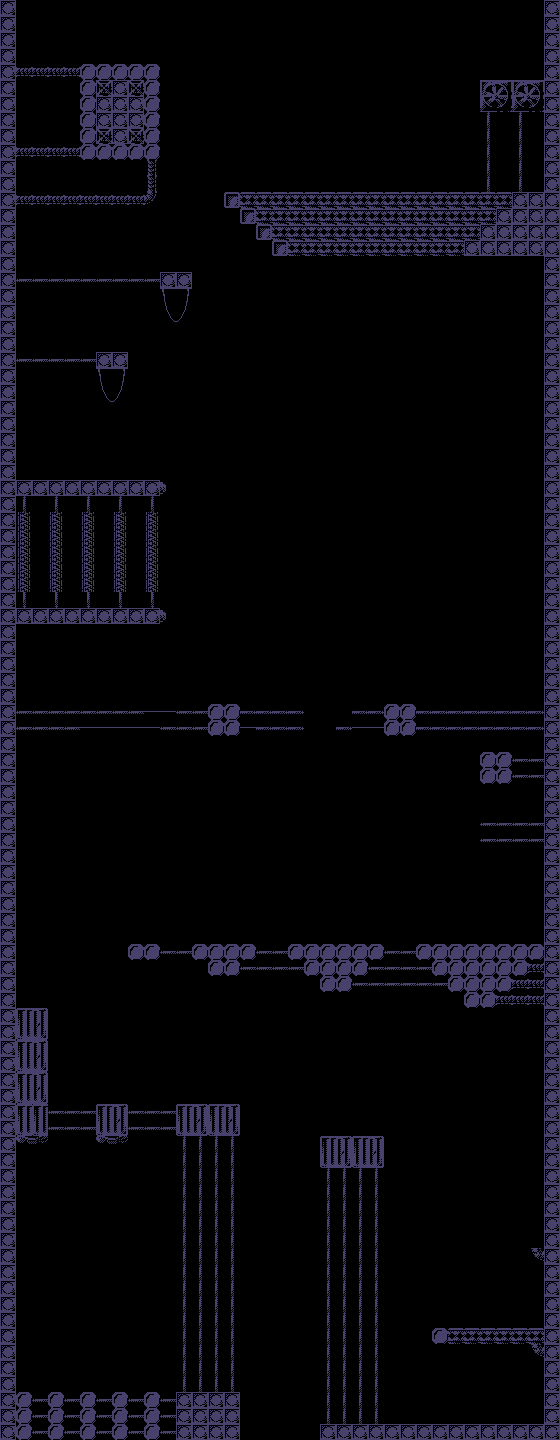

Rendered tile map (Tiled .tmx) drawn with the repository's tilesets; below, a short description and the map source with its tile grids summarised:
An orthogonal 35x90 tile map with 16x16 px tiles, 1 tile layer (Kachelebene 1), 2 tilesets and 33 objects (2x 3, 4).

<map version="1.10" tiledversion="1.11.1" orientation="orthogonal" renderorder="right-down" width="35" height="90" tilewidth="16" tileheight="16" infinite="0" backgroundcolor="#000000" nextlayerid="6" nextobjectid="38">
 <tileset firstgid="1" source="Tileset.tsx" />
 <tileset firstgid="652" source="Dark.tsx" />
 <layer id="1" name="Kachelebene 1" width="35" height="90">
  <data>[3150 cells, 796 non-empty, 34 distinct tile ids]</data>
 </layer>
 <objectgroup id="4" name="Dynamic">
  <object id="15" name="3" x="303.966" y="703.852" width="32" height="32" />
  <object id="16" name="3" x="448.771" y="816.625" width="32" height="32" />
  <object id="23" name="4" x="431.921" y="1231.94" width="112" height="16" />
 </objectgroup>
 <objectgroup id="2" name="Platforms" visible="0">
  <object id="1" x="80.0313" y="64" width="80" height="95.9915" />
  <object id="2" x="223.93" y="192.015" width="319.974" height="15.9915" />
  <object id="3" x="240.017" y="209.209" width="303.917" height="14.6437" />
  <object id="4" x="256.055" y="224.129" width="287.714" height="15.8353" />
  <object id="5" x="271.926" y="240.2" width="271.911" height="15.7415" />
  <object id="6" x="16.1664" y="480.002" width="143.832" height="15.9915" />
  <object id="7" x="16.4641" y="608.019" width="143.534" height="15.9915" />
  <object id="8" x="320.11" y="1424.01" width="223.805" height="15.6751" />
  <object id="10" x="480.065" y="80.0426" width="63.837" height="31.9063" />
  <object id="11" x="159.984" y="272.016" width="31.9844" height="16.9219" />
  <object id="12" x="96.0223" y="352.046" width="31.9844" height="16.9219" />
  <object id="17" x="384.094" y="704.063" width="31.7813" height="31.75" />
  <object id="18" x="480.091" y="751.974" width="31.7813" height="31.75" />
  <object id="19" x="416.107" y="944.082" width="127.781" height="14.0682" />
  <object id="20" x="288.413" y="944.148" width="95.2355" height="14.0682" />
  <object id="21" x="192.034" y="944.038" width="63.8244" height="15.9378" />
  <object id="22" x="128.019" y="944.085" width="32.0007" height="14.8508" />
  <object id="24" x="531.019" y="1248.02" width="12.9169" height="12.9585" />
  <object id="27" x="320.021" y="1136.02" width="64" height="32" />
  <object id="28" x="175.998" y="1104.01" width="64" height="32" />
  <object id="29" x="96.0181" y="1104.04" width="31.9375" height="32" />
  <object id="30" x="16.0667" y="1008.02" width="32" height="128" />
  <object id="31" x="432.021" y="1328.04" width="112" height="16" />
  <object id="32" x="176.143" y="1392.12" width="63.805" height="47.8938" />
  <object id="33" x="144" y="1392" width="16" height="48" />
  <object id="34" x="112.012" y="1392.03" width="16" height="48" />
  <object id="35" x="47.9921" y="1392.05" width="16" height="48" />
  <object id="36" x="80.0852" y="1392.04" width="16" height="48" />
  <object id="37" x="16.0593" y="1392" width="16" height="48" />
 </objectgroup>
 <objectgroup id="3" name="Checkpoints" visible="0">
  <object id="9" x="455.326" y="159.689" width="16" height="32" />
 </objectgroup>
</map>